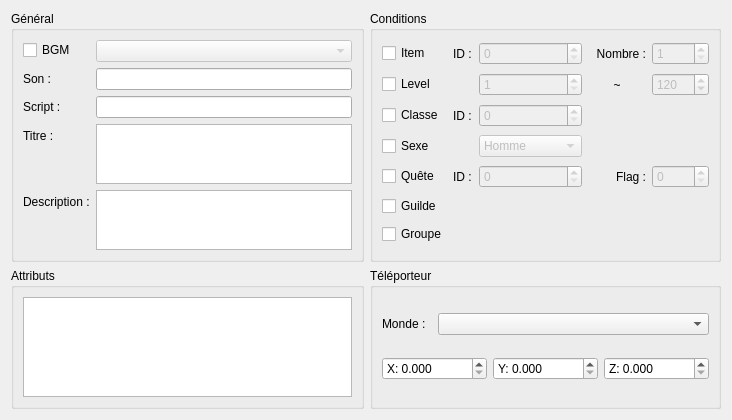
     <widget class="QWidget" name="tab_2">
      <attribute name="title">
       <string>Région</string>
      </attribute>
      <layout class="QGridLayout" name="gridLayout">
       <item row="1" column="0">
        <widget class="QGroupBox" name="groupBox_3">
         <property name="title">
          <string>Attributs</string>
         </property>
         <layout class="QVBoxLayout" name="verticalLayout_5">
          <item>
           <widget class="QListWidget" name="regionAttributes">
            <property name="maximumSize">
             <size>
              <width>16777215</width>
              <height>100</height>
             </size>
            </property>
            <property name="editTriggers">
             <set>QAbstractItemView::NoEditTriggers</set>
            </property>
           </widget>
          </item>
         </layout>
        </widget>
       </item>
       <item row="0" column="0">
        <widget class="QGroupBox" name="groupBox">
         <property name="title">
          <string>Général</string>
         </property>
         <layout class="QFormLayout" name="formLayout_4">
          <item row="3" column="0">
           <widget class="QLabel" name="label_9">
            <property name="text">
             <string>Titre :</string>
            </property>
           </widget>
          </item>
          <item row="3" column="1">
           <widget class="QTextEdit" name="regionTitle">
            <property name="maximumSize">
             <size>
              <width>16777215</width>
              <height>60</height>
             </size>
            </property>
            <property name="acceptRichText">
             <bool>false</bool>
            </property>
           </widget>
          </item>
          <item row="4" column="0">
           <widget class="QLabel" name="label_10">
            <property name="text">
             <string>Description :</string>
            </property>
           </widget>
          </item>
          <item row="4" column="1">
           <widget class="QTextEdit" name="regionDesc">
            <property name="maximumSize">
             <size>
              <width>16777215</width>
              <height>60</height>
             </size>
            </property>
           </widget>
          </item>
          <item row="1" column="0">
           <widget class="QLabel" name="label_11">
            <property name="text">
             <string>Son :</string>
            </property>
           </widget>
          </item>
          <item row="1" column="1">
           <widget class="QLineEdit" name="regionSound"/>
          </item>
          <item row="0" column="1">
           <widget class="QComboBox" name="regionBGMID">
            <property name="enabled">
             <bool>false</bool>
            </property>
           </widget>
          </item>
          <item row="0" column="0">
           <widget class="QCheckBox" name="regionBGM">
            <property name="text">
             <string>BGM</string>
            </property>
           </widget>
          </item>
          <item row="2" column="0">
           <widget class="QLabel" name="label_12">
            <property name="text">
             <string>Script :</string>
            </property>
           </widget>
          </item>
          <item row="2" column="1">
           <widget class="QLineEdit" name="regionScript"/>
          </item>
         </layout>
        </widget>
       </item>
       <item row="1" column="1">
        <widget class="QGroupBox" name="groupBox_2">
         <property name="title">
          <string>Téléporteur</string>
         </property>
         <layout class="QVBoxLayout" name="verticalLayout_4">
          <item>
           <layout class="QHBoxLayout" name="horizontalLayout_4">
            <property name="topMargin">
             <number>0</number>
            </property>
            <item>
             <widget class="QLabel" name="label_13">
              <property name="maximumSize">
               <size>
                <width>50</width>
                <height>16777215</height>
               </size>
              </property>
              <property name="text">
               <string>Monde : </string>
              </property>
             </widget>
            </item>
            <item>
             <widget class="QComboBox" name="regionTeleWorld"/>
            </item>
           </layout>
          </item>
          <item>
           <layout class="QHBoxLayout" name="horizontalLayout_5">
            <property name="topMargin">
             <number>0</number>
            </property>
            <item>
             <widget class="QDoubleSpinBox" name="regionTeleWorldX">
              <property name="prefix">
               <string>X: </string>
              </property>
              <property name="decimals">
               <number>3</number>
              </property>
              <property name="maximum">
               <double>999999.000000000000000</double>
              </property>
             </widget>
            </item>
            <item>
             <widget class="QDoubleSpinBox" name="regionTeleWorldY">
              <property name="prefix">
               <string>Y: </string>
              </property>
              <property name="decimals">
               <number>3</number>
              </property>
              <property name="maximum">
               <double>999999.000000000000000</double>
              </property>
             </widget>
            </item>
            <item>
             <widget class="QDoubleSpinBox" name="regionTeleWorldZ">
              <property name="prefix">
               <string>Z: </string>
              </property>
              <property name="decimals">
               <number>3</number>
              </property>
              <property name="maximum">
               <double>999999.000000000000000</double>
              </property>
             </widget>
            </item>
           </layout>
          </item>
         </layout>
        </widget>
       </item>
       <item row="0" column="1">
        <widget class="QGroupBox" name="groupBox_4">
         <property name="title">
          <string>Conditions</string>
         </property>
         <layout class="QGridLayout" name="gridLayout_2">
          <item row="0" column="0">
           <widget class="QCheckBox" name="regionCondItem">
            <property name="text">
             <string>Item</string>
            </property>
           </widget>
          </item>
          <item row="2" column="0">
           <widget class="QCheckBox" name="regionCondJob">
            <property name="text">
             <string>Classe</string>
            </property>
           </widget>
          </item>
          <item row="6" column="0">
           <widget class="QCheckBox" name="regionCondParty">
            <property name="text">
             <string>Groupe</string>
            </property>
           </widget>
          </item>
          <item row="5" column="0">
           <widget class="QCheckBox" name="regionCondGuild">
            <property name="text">
             <string>Guilde</string>
            </property>
           </widget>
          </item>
          <item row="4" column="0">
           <widget class="QCheckBox" name="regionCondQuest">
            <property name="text">
             <string>Quête</string>
            </property>
           </widget>
          </item>
          <item row="1" column="0">
           <widget class="QCheckBox" name="regionCondLevel">
            <property name="text">
             <string>Level</string>
            </property>
           </widget>
          </item>
          <item row="0" column="3">
           <widget class="QLabel" name="label_14">
            <property name="text">
             <string>Nombre :</string>
            </property>
            <property name="alignment">
             <set>Qt::AlignRight|Qt::AlignTrailing|Qt::AlignVCenter</set>
            </property>
           </widget>
          </item>
          <item row="3" column="0">
           <widget class="QCheckBox" name="regionCondSex">
            <property name="text">
             <string>Sexe</string>
            </property>
           </widget>
          </item>
          <item row="0" column="4">
           <widget class="QSpinBox" name="regionCondItemCount">
            <property name="enabled">
             <bool>false</bool>
            </property>
            <property name="minimum">
             <number>1</number>
            </property>
            <property name="maximum">
             <number>9999</number>
            </property>
           </widget>
          </item>
          <item row="0" column="1">
           <widget class="QLabel" name="label_17">
            <property name="text">
             <string>ID :</string>
            </property>
           </widget>
          </item>
          <item row="4" column="4">
           <widget class="QSpinBox" name="regionCondQuestFlag">
            <property name="enabled">
             <bool>false</bool>
            </property>
            <property name="maximum">
             <number>9999</number>
            </property>
           </widget>
          </item>
          <item row="4" column="3">
           <widget class="QLabel" name="label_16">
            <property name="text">
             <string>Flag :</string>
            </property>
            <property name="alignment">
             <set>Qt::AlignRight|Qt::AlignTrailing|Qt::AlignVCenter</set>
            </property>
           </widget>
          </item>
          <item row="1" column="4">
           <widget class="QSpinBox" name="regionCondMaxLevel">
            <property name="enabled">
             <bool>false</bool>
            </property>
            <property name="minimum">
             <number>1</number>
            </property>
            <property name="maximum">
             <number>999</number>
            </property>
            <property name="value">
             <number>120</number>
            </property>
           </widget>
          </item>
          <item row="1" column="3">
           <widget class="QLabel" name="label_15">
            <property name="text">
             <string>~</string>
            </property>
            <property name="alignment">
             <set>Qt::AlignCenter</set>
            </property>
           </widget>
          </item>
          <item row="0" column="2">
           <widget class="QSpinBox" name="regionCondItemID">
            <property name="enabled">
             <bool>false</bool>
            </property>
            <property name="maximum">
             <number>2147483647</number>
            </property>
           </widget>
          </item>
          <item row="1" column="2">
           <widget class="QSpinBox" name="regionCondMinLevel">
            <property name="enabled">
             <bool>false</bool>
            </property>
            <property name="minimum">
             <number>1</number>
            </property>
            <property name="maximum">
             <number>999</number>
            </property>
           </widget>
          </item>
          <item row="2" column="1">
           <widget class="QLabel" name="label_18">
            <property name="text">
             <string>ID :</string>
            </property>
           </widget>
          </item>
          <item row="2" column="2">
           <widget class="QSpinBox" name="regionCondJobID">
            <property name="enabled">
             <bool>false</bool>
            </property>
            <property name="maximum">
             <number>2147483647</number>
            </property>
           </widget>
          </item>
          <item row="3" column="2">
           <widget class="QComboBox" name="regionCondSexType">
            <property name="enabled">
             <bool>false</bool>
            </property>
            <item>
             <property name="text">
              <string>Homme</string>
             </property>
            </item>
            <item>
             <property name="text">
              <string>Femme</string>
             </property>
            </item>
           </widget>
          </item>
          <item row="4" column="1">
           <widget class="QLabel" name="label_19">
            <property name="maximumSize">
             <size>
              <width>20</width>
              <height>16777215</height>
             </size>
            </property>
            <property name="text">
             <string>ID :</string>
            </property>
           </widget>
          </item>
          <item row="4" column="2">
           <widget class="QSpinBox" name="regionCondQuestID">
            <property name="enabled">
             <bool>false</bool>
            </property>
            <property name="minimumSize">
             <size>
              <width>103</width>
              <height>0</height>
             </size>
            </property>
            <property name="maximum">
             <number>2147483647</number>
            </property>
           </widget>
          </item>
         </layout>
        </widget>
       </item>
      </layout>
     </widget>
